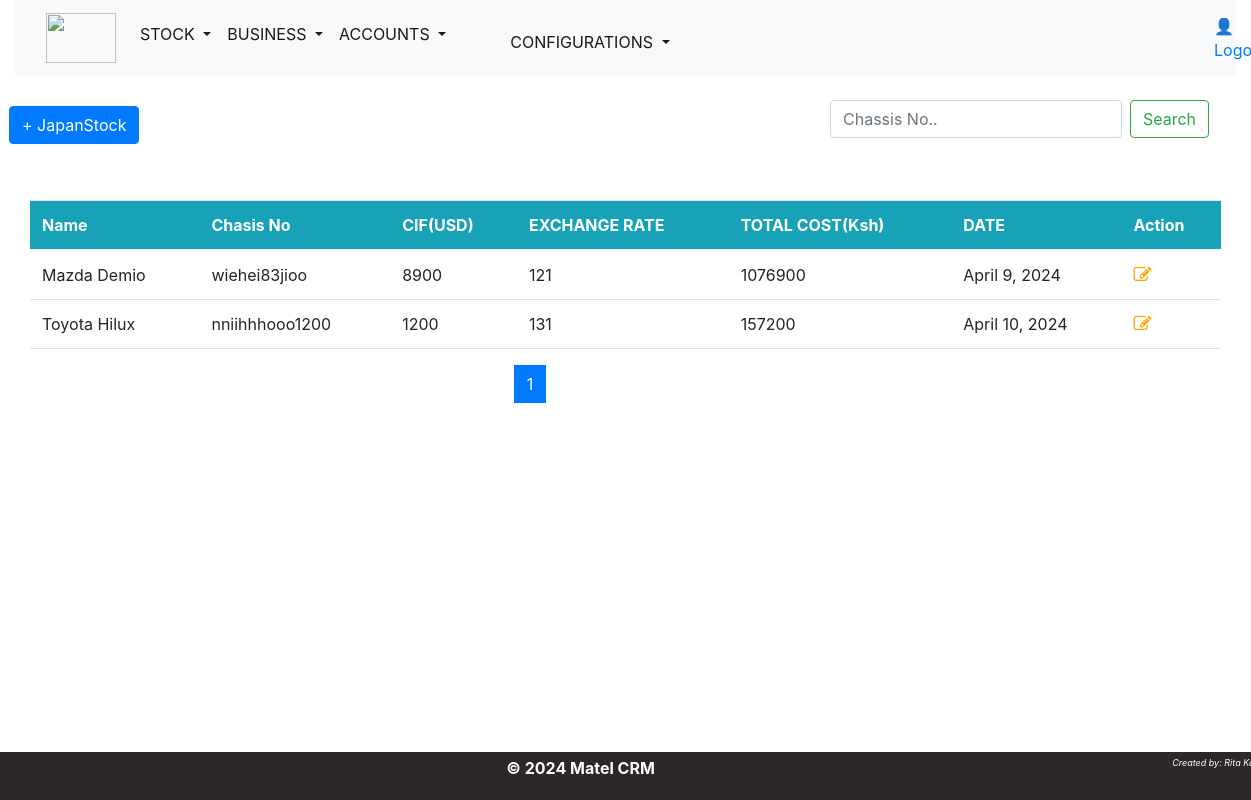
Screenshot of /japanstock/ with the database file from the repository.
### inventory/models.py (models this page shows, shortened)
class JapanStock(models.Model):
    name = models.ForeignKey(CarModel, on_delete=models.CASCADE)
    chassisno=models.CharField(max_length=50)
    cif = models.PositiveIntegerField(default=0)
    exchangerate = models.PositiveIntegerField(default=1)
    paymentdate=models.DateField(default=timezone.now)
    totalcost=models.PositiveIntegerField(default=0)

class CarModel(models.Model):
    make = models.ForeignKey(CarMake, on_delete=models.CASCADE)
    name = models.CharField(max_length=50)
    class Meta:
        unique_together = ['make', 'name',]
    def __str__(self):
        return f"{self.make.name}  {self.name}"

class CarMake(models.Model):
    name=models.CharField(max_length=50,unique=True)

### inventory/views.py (the view)
# urls.py: path('japanstock/',views.japanstock, name='japanstock'),
def japanstock(request):
    template='inventory/stock/japanstock/japan.html'
    stocklist=JapanStock.objects.all().order_by('-id')
    page=Paginator(stocklist,10)
    page_list=request.GET.get('page')
    page = page.get_page(page_list)
    context={
        'page':page,
    }
    return render(request,template,context)

### inventory/templates/inventory/stock/japanstock/japan.html (shortened to what this page needs)
{% extends 'base.html' %}
{% load crispy_forms_tags %}
{% block content %}
<div class="row my-4">
    <div class="row" style="margin-bottom: 1rem;">
        <div class="col-md-2">
            <div class="row" style="margin-top:0.35em;">
                <a href="{% url 'inventory:addjapanstock' %}">
                    <button type="submit" class="btn btn-primary" >+ JapanStock</button>
                </a>
        </div>
        </div>
        <div class="col-md-6">
        </div>
            <div class="col-md-4">
                <form class="d-flex" action="{% url 'inventory:japanstock_searchbar' %}" method="GET">
                    <input class="form-control me-2" name="searched" type="search" placeholder="Chassis No.." aria-label="Search">
                    <button class="btn btn-outline-success" type="submit">Search</button>
                  </form>
            </div>
    </div>
    </div>
    <div class="col-md-12">
        <table class="table bg-white">
            <thead class="bg-info text-white">
                <tr>
                    <th scope="col">Name</th>
                    <th scope="col">Chasis No</th>
                    <th scope="col">CIF(USD)</th>
                    <th scope="col">EXCHANGE RATE</th>
                    <th scope="col">TOTAL COST(Ksh)</th>
                    <th scope="col">DATE</th>
                    <th scope="col">Action</th>
                </tr>
            </thead>
            <tbody>
                {% for n in page.object_list %}
                <tr>
                    <td>{{ n.name|capfirst }}</td>
                    <td>{{n.chassisno}}</td>
                    <td>{{ n.cif }}</td>
                    <td>{{ n.exchangerate }}</td>
                    <td>{{ n.totalcost }}</td>
                    <td>{{ n.paymentdate }}</td>
                    <td><a href="{%url 'inventory:updatejapanstock' n.id%}">
                        <span class="fa fa-edit" style="color: orange; font-size: large;"></span>
                    </a>&nbsp;</td>
                </tr>
                {% endfor %}
            </tbody>
        </table>
    </div>
    <div class="container">
        <div class="row my-6">
            <div class="col-md-4 offset-md-3">
                <nav aria-label="Page navigation example">
                    <ul class="pagination justify-content-center">
                      <li class="page-item">
                        {% for num_page in page.paginator.page_range %} <br>
                        {% if page.number == num_page %}
                        <li class="page-item active" aria-current="page">
                            <a class="page-link"  href="{% url 'inventory:japanstock' %}?page={{num_page}}">{{ num_page }}</a>
                        </li>
                        {% else %}
                        <li class="page-item" aria-current="page">
                            <a class="page-link"  href="{% url 'inventory:japanstock' %}?page={{num_page}}">{{ num_page }}</a>
                        </li>
                        {% endif %} <br>
                        {% endfor %}
                    </ul>
                  </nav>
            </div>
        </div>
       </div>
</div>
{% endblock %}

### assets/css/main.css (style rules this page uses)
body { font-family: "Helvetica", Sans-Serif; background-color: lavenderblush; color: #333; margin: 0; padding: 0; height: 80%; }
.container { width: 100%; margin: 0 auto; }
@media screen and (min-width: 901px) { body { font-size: 18px; } }

### assets/css/inventory.css (style rules this page uses)
body { margin: 0; font-family: 'Arial', sans-serif; background-image: url('/assets/images/background.jpg'); background-size: cover; background-position: fill; background-repeat: no-repeat; height: 100vh; }

### rows the page displays
JapanStock: name "Mazda Demio", chassisno "wiehei83jioo", cif "8900", exchangerate "121", totalcost "1076900", paymentdate "April 9, 2024"
JapanStock: name "Toyota Hilux", chassisno "nniihhhooo1200", cif "1200", exchangerate "131", totalcost "157200", paymentdate "April 10, 2024"

### other values shown
{{ num_page }} "1"
